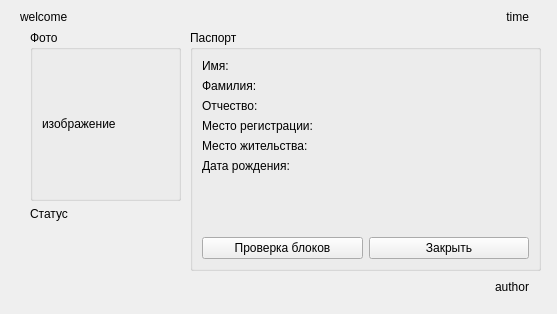
<?xml version="1.0" encoding="UTF-8"?>
<ui version="4.0">
 <class>passport</class>
 <widget class="QWidget" name="passport">
  <property name="geometry">
   <rect>
    <x>0</x>
    <y>0</y>
    <width>557</width>
    <height>314</height>
   </rect>
  </property>
  <property name="windowTitle">
   <string>Blockchain DSD</string>
  </property>
  <widget class="QGroupBox" name="passport_box">
   <property name="geometry">
    <rect>
     <x>190</x>
     <y>30</y>
     <width>351</width>
     <height>241</height>
    </rect>
   </property>
   <property name="title">
    <string>Паспорт</string>
   </property>
   <layout class="QVBoxLayout" name="verticalLayout">
    <item>
     <layout class="QHBoxLayout" name="horizontalLayout" stretch="0,1">
      <item>
       <widget class="QLabel" name="label">
        <property name="text">
         <string>Имя:</string>
        </property>
       </widget>
      </item>
      <item>
       <widget class="QLabel" name="name">
        <property name="text">
         <string/>
        </property>
       </widget>
      </item>
     </layout>
    </item>
    <item>
     <layout class="QHBoxLayout" name="horizontalLayout_2" stretch="0,1">
      <item>
       <widget class="QLabel" name="label_2">
        <property name="text">
         <string>Фамилия:</string>
        </property>
       </widget>
      </item>
      <item>
       <widget class="QLabel" name="surname">
        <property name="text">
         <string/>
        </property>
       </widget>
      </item>
     </layout>
    </item>
    <item>
     <layout class="QHBoxLayout" name="horizontalLayout_3" stretch="0,1">
      <item>
       <widget class="QLabel" name="label_3">
        <property name="text">
         <string>Отчество:</string>
        </property>
       </widget>
      </item>
      <item>
       <widget class="QLabel" name="patronymic">
        <property name="text">
         <string/>
        </property>
       </widget>
      </item>
     </layout>
    </item>
    <item>
     <layout class="QHBoxLayout" name="horizontalLayout_4" stretch="0,1">
      <item>
       <widget class="QLabel" name="label_4">
        <property name="text">
         <string>Место регистрации:</string>
        </property>
       </widget>
      </item>
      <item>
       <widget class="QLabel" name="registration">
        <property name="text">
         <string/>
        </property>
       </widget>
      </item>
     </layout>
    </item>
    <item>
     <layout class="QHBoxLayout" name="horizontalLayout_5" stretch="0,1">
      <item>
       <widget class="QLabel" name="label_5">
        <property name="text">
         <string>Место жительства:</string>
        </property>
       </widget>
      </item>
      <item>
       <widget class="QLabel" name="residence">
        <property name="text">
         <string/>
        </property>
       </widget>
      </item>
     </layout>
    </item>
    <item>
     <layout class="QHBoxLayout" name="horizontalLayout_6" stretch="0,1">
      <item>
       <widget class="QLabel" name="label_6">
        <property name="text">
         <string>Дата рождения:</string>
        </property>
       </widget>
      </item>
      <item>
       <widget class="QLabel" name="data_borh">
        <property name="text">
         <string/>
        </property>
       </widget>
      </item>
     </layout>
    </item>
    <item>
     <spacer name="verticalSpacer">
      <property name="orientation">
       <enum>Qt::Vertical</enum>
      </property>
      <property name="sizeHint" stdset="0">
       <size>
        <width>20</width>
        <height>40</height>
       </size>
      </property>
     </spacer>
    </item>
    <item>
     <layout class="QHBoxLayout" name="horizontalLayout_7">
      <item>
       <widget class="QPushButton" name="check_btn">
        <property name="text">
         <string>Проверка блоков</string>
        </property>
       </widget>
      </item>
      <item>
       <widget class="QPushButton" name="close_btn">
        <property name="text">
         <string>Закрыть</string>
        </property>
       </widget>
      </item>
     </layout>
    </item>
   </layout>
  </widget>
  <widget class="QLabel" name="by_author">
   <property name="geometry">
    <rect>
     <x>290</x>
     <y>280</y>
     <width>239</width>
     <height>13</height>
    </rect>
   </property>
   <property name="text">
    <string>author</string>
   </property>
   <property name="alignment">
    <set>Qt::AlignRight|Qt::AlignTrailing|Qt::AlignVCenter</set>
   </property>
  </widget>
  <widget class="QLabel" name="welcome">
   <property name="geometry">
    <rect>
     <x>20</x>
     <y>10</y>
     <width>239</width>
     <height>13</height>
    </rect>
   </property>
   <property name="text">
    <string>welcome</string>
   </property>
   <property name="alignment">
    <set>Qt::AlignLeading|Qt::AlignLeft|Qt::AlignVCenter</set>
   </property>
  </widget>
  <widget class="QLabel" name="time_now">
   <property name="geometry">
    <rect>
     <x>290</x>
     <y>10</y>
     <width>239</width>
     <height>13</height>
    </rect>
   </property>
   <property name="text">
    <string>time</string>
   </property>
   <property name="alignment">
    <set>Qt::AlignRight|Qt::AlignTrailing|Qt::AlignVCenter</set>
   </property>
  </widget>
  <widget class="QWidget" name="">
   <property name="geometry">
    <rect>
     <x>30</x>
     <y>30</y>
     <width>151</width>
     <height>191</height>
    </rect>
   </property>
   <layout class="QVBoxLayout" name="verticalLayout_3" stretch="1,0">
    <item>
     <widget class="QGroupBox" name="photo_box">
      <property name="title">
       <string>Фото</string>
      </property>
      <layout class="QVBoxLayout" name="verticalLayout_2">
       <item>
        <widget class="QLabel" name="image">
         <property name="text">
          <string>изображение</string>
         </property>
        </widget>
       </item>
      </layout>
     </widget>
    </item>
    <item>
     <widget class="QLabel" name="Status">
      <property name="text">
       <string>Статус</string>
      </property>
      <property name="alignment">
       <set>Qt::AlignLeading|Qt::AlignLeft|Qt::AlignVCenter</set>
      </property>
     </widget>
    </item>
   </layout>
  </widget>
 </widget>
 <resources/>
 <connections/>
</ui>
